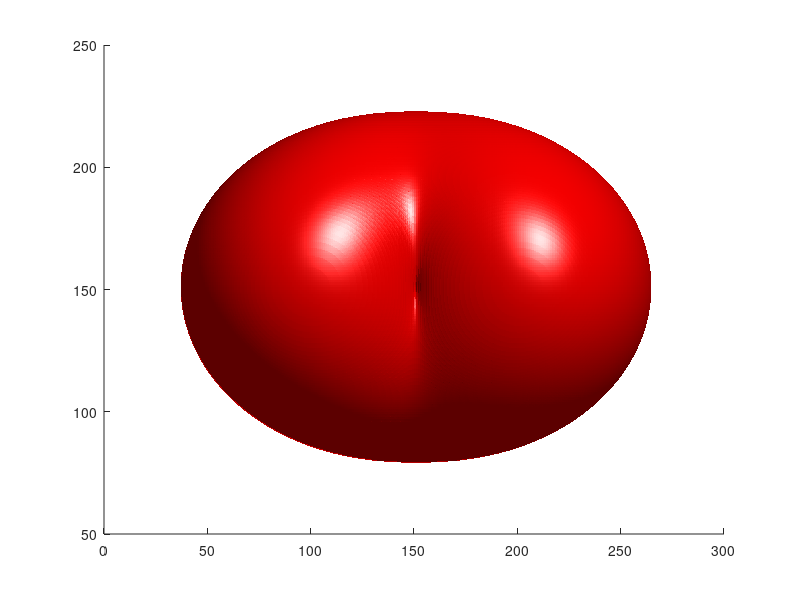

The MATLAB script that drew this image: (Note: this script raises an error after producing the figure.)
v=-1.5:.01:1.5;[x,y,z]=ndgrid(v,v,v);w=(2*x.^2+y.^2+z.^2-1).^3-(1/10)*x.^2.*z.^3-y.^2.*z.^3;p=patch(isosurface(w,0));set(p,'facecolor','r','edgecolor','none')camlight;lighting phongview(-13,6)